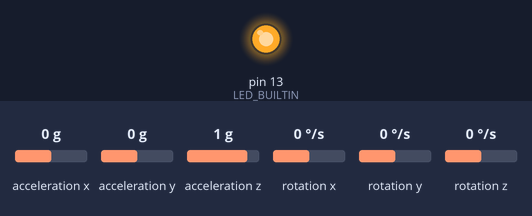
A sketch run on a simulated Arduino Uno, built with avr-gcc and run on an emulated ATmega328P. On the bench: output pins drawn as LEDs (lit = HIGH). Wiring (inferred from the names in the program): MPU-6050 motion sensor at I2C address 0x68. The test bench sets the inputs (shaded band); at power-on: acceleration x 0 g, acceleration y 0 g, acceleration z 1 g, rotation x 0 °/s, rotation y 0 °/s, rotation z 0 °/s. What the sketch prints to the serial monitor is not drawn.

Above: at 0.1 s.
Timing chart, 0 to 1.6 s (numbered marks = the images above):
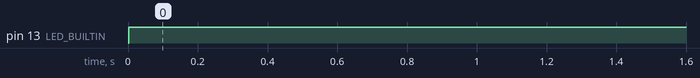

The sketch:

smartrep_mpu6050_test.ino
```cpp
// TEST B: UNO R4 Minima + MPU-6050. Serial Monitor: 115200 baud.
// Change ADDRESS to 0x69 only if Test A found 0x69.
#include <Wire.h>
const uint8_t ADDRESS = 0x68;
bool ready = false;
uint32_t nextSample = 0, nextInit = 0;
bool writeReg(uint8_t reg, uint8_t value) {
  Wire.beginTransmission(ADDRESS);
  Wire.write(reg); Wire.write(value);
  return Wire.endTransmission() == 0;
}
bool readReg(uint8_t reg, uint8_t count, uint8_t *data) {
  Wire.beginTransmission(ADDRESS); Wire.write(reg);
  if (Wire.endTransmission(false) != 0) return false;
  if (Wire.requestFrom(ADDRESS, count) != count) return false;
  for (uint8_t i = 0; i < count; i++) data[i] = Wire.read();
  return true;
}
int16_t signed16(const uint8_t *p) {
  return (int16_t)(((uint16_t)p[0] << 8) | p[1]);
}
bool initSensor() {
  uint8_t who = 0;
  if (!readReg(0x75, 1, &who)) {
    Serial.println("FAIL: cannot read sensor. Run Test A.");
    return false;
  }
  Serial.print("WHO_AM_I = 0x"); Serial.println(who, HEX);
  if (who != 0x68) {
    Serial.println("FAIL: unexpected chip ID; confirm sensor model.");
    return false;
  }
  bool ok = writeReg(0x6B, 0) && writeReg(0x1A, 3) &&
            writeReg(0x1B, 8) && writeReg(0x1C, 8);
  if (ok) Serial.println("PASS: MPU-6050 configured; accel g, gyro dps.");
  else Serial.println("FAIL: configuration write failed.");
  return ok;
}
void setup() {
  Serial.begin(115200); pinMode(LED_BUILTIN, OUTPUT);
  Wire.begin(); Wire.setClock(100000);
#if defined(ARDUINO_UNOR4_MINIMA) || defined(WIRE_HAS_TIMEOUT)
  Wire.setWireTimeout(25000, true);
#endif
}
void loop() {
  digitalWrite(LED_BUILTIN, ready ? HIGH : (millis() / 250) % 2);
  if (!ready) {
    if ((int32_t)(millis() - nextInit) < 0) return;
    nextInit = millis() + 3000; ready = initSensor(); return;
  }
  if ((int32_t)(millis() - nextSample) < 0) return;
  nextSample = millis() + 100;  // Readable 10 Hz diagnostic output.
  uint8_t data[14];
  if (!readReg(0x3B, 14, data)) {
    Serial.println("FAIL: sensor read; check cable and power.");
    ready = false; return;
  }
  Serial.print("accel_g: ");
  for (uint8_t i = 0; i < 3; i++) {
    Serial.print(signed16(data + 2 * i) / 8192.0, 3);
    Serial.print(i == 2 ? " | gyro_dps: " : ", ");
  }
  for (uint8_t i = 0; i < 3; i++) {
    Serial.print(signed16(data + 8 + 2 * i) / 65.5, 2);
    if (i < 2) Serial.print(", ");
  }
  Serial.println();
}
```

Measured:
- by itself, pin 13 (LED_BUILTIN): LOW → HIGH at 0.00 s
